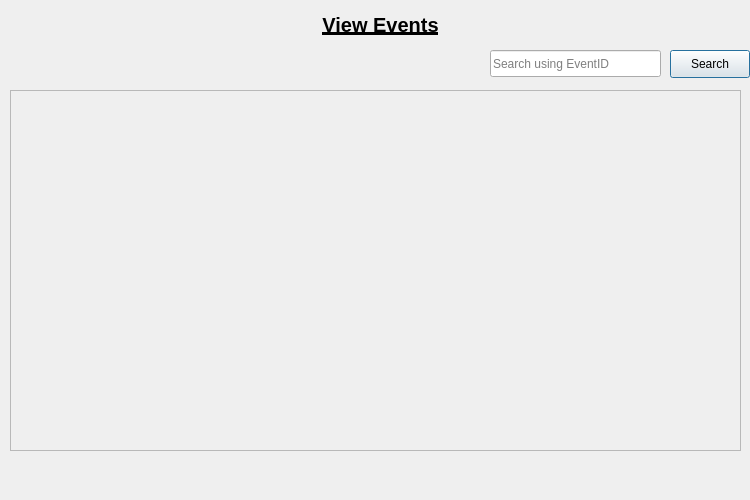
<?xml version="1.0" encoding="UTF-8"?>
<ui version="4.0">
 <class>Dialog</class>
 <widget class="QDialog" name="Dialog">
  <property name="windowModality">
   <enum>Qt::WindowModal</enum>
  </property>
  <property name="geometry">
   <rect>
    <x>0</x>
    <y>0</y>
    <width>750</width>
    <height>500</height>
   </rect>
  </property>
  <property name="sizePolicy">
   <sizepolicy hsizetype="Fixed" vsizetype="Fixed">
    <horstretch>0</horstretch>
    <verstretch>0</verstretch>
   </sizepolicy>
  </property>
  <property name="maximumSize">
   <size>
    <width>750</width>
    <height>500</height>
   </size>
  </property>
  <property name="windowTitle">
   <string>Dialog</string>
  </property>
  <widget class="QLabel" name="title">
   <property name="geometry">
    <rect>
     <x>250</x>
     <y>0</y>
     <width>261</width>
     <height>51</height>
    </rect>
   </property>
   <property name="text">
    <string>&lt;html&gt;&lt;head/&gt;&lt;body&gt;&lt;p align=&quot;center&quot;&gt;&lt;span style=&quot; font-size:15pt; font-weight:600; text-decoration: underline;&quot;&gt;View Events&lt;/span&gt;&lt;/p&gt;&lt;/body&gt;&lt;/html&gt;</string>
   </property>
  </widget>
  <widget class="QFrame" name="frame">
   <property name="geometry">
    <rect>
     <x>10</x>
     <y>90</y>
     <width>731</width>
     <height>361</height>
    </rect>
   </property>
   <property name="frameShape">
    <enum>QFrame::StyledPanel</enum>
   </property>
   <property name="frameShadow">
    <enum>QFrame::Raised</enum>
   </property>
  </widget>
  <widget class="QLineEdit" name="lineEdit">
   <property name="geometry">
    <rect>
     <x>490</x>
     <y>50</y>
     <width>171</width>
     <height>27</height>
    </rect>
   </property>
   <property name="placeholderText">
    <string>Search using EventID</string>
   </property>
  </widget>
  <widget class="QPushButton" name="pushButton">
   <property name="geometry">
    <rect>
     <x>670</x>
     <y>50</y>
     <width>80</width>
     <height>28</height>
    </rect>
   </property>
   <property name="text">
    <string>Search</string>
   </property>
  </widget>
 </widget>
 <resources/>
 <connections/>
</ui>
